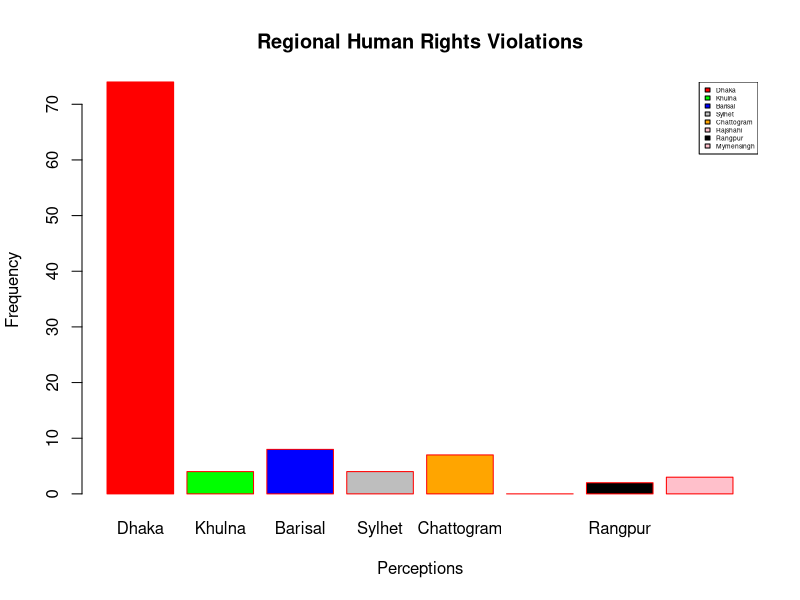

R code for this plot:
h <- c(74, 4, 8, 4, 7, 0, 2, 3)
m <- c("Dhaka", "Khulna", "Barisal", "Sylhet", 
       "Chattogram", "Rajshahi", "Rangpur", "Mymensingh")

barplot(h, xlab = "Perceptions", ylab = "Frequency", main = "Regional Human Rights Violations",
        names.arg = m, border = "red", col = c('red', 'green', 'blue', 'gray', 'orange', 'pink', 'black', 'pink'))
legend("topright", m, cex = 0.4, fill = c('red', 'green', 'blue', 'gray', 'orange', 'pink', 'black', 'pink'))